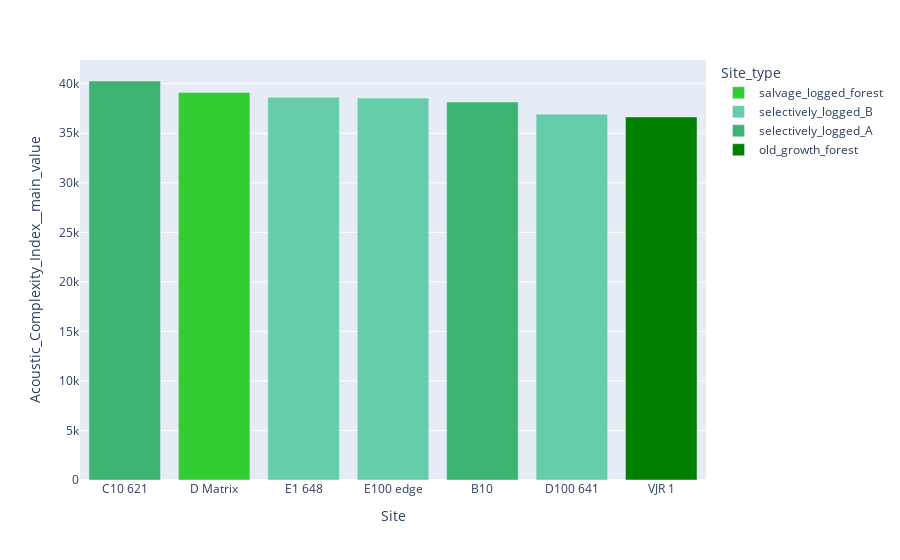

Source (notebook cell):
### Code cell
%store -r color_discrete_map

fig = px.bar(dfaxic6am, 
             x = 'Site', 
             y = 'Acoustic_Complexity_Index__main_value', 
             color = 'Site_type', 
             color_discrete_map = color_discrete_map,
            )
fig.update_layout(xaxis ={'categoryorder':'total descending'})

fig.show()

### Figure 1 — Plotly figure (JSON) as saved in the notebook; plotly's stock layout.template omitted (floating-point values rounded to 4 significant figures)
{"data": [{"alignmentgroup": "True", "hovertemplate": "Site_type=salvage_logged_forest<br>Site=%{x}<br>Acoustic_Complexity_Index__main_value=%{y}<extra></extra>", "legendgroup": "salvage_logged_forest", "marker": {"color": "LimeGreen"}, "name": "salvage_logged_forest", "offsetgroup": "salvage_logged_forest", "orientation": "v", "showlegend": true, "textposition": "auto", "type": "bar", "x": ["D Matrix"], "xaxis": "x", "y": [39130.0], "yaxis": "y"}, {"alignmentgroup": "True", "hovertemplate": "Site_type=selectively_logged_B<br>Site=%{x}<br>Acoustic_Complexity_Index__main_value=%{y}<extra></extra>", "legendgroup": "selectively_logged_B", "marker": {"color": "MediumAquaMarine"}, "name": "selectively_logged_B", "offsetgroup": "selectively_logged_B", "orientation": "v", "showlegend": true, "textposition": "auto", "type": "bar", "x": ["E1 648", "D100 641", "E100 edge"], "xaxis": "x", "y": [38630.0, 36930.0, 38550.0], "yaxis": "y"}, {"alignmentgroup": "True", "hovertemplate": "Site_type=selectively_logged_A<br>Site=%{x}<br>Acoustic_Complexity_Index__main_value=%{y}<extra></extra>", "legendgroup": "selectively_logged_A", "marker": {"color": "MediumSeaGreen"}, "name": "selectively_logged_A", "offsetgroup": "selectively_logged_A", "orientation": "v", "showlegend": true, "textposition": "auto", "type": "bar", "x": ["B10", "C10 621"], "xaxis": "x", "y": [38150.0, 40280.0], "yaxis": "y"}, {"alignmentgroup": "True", "hovertemplate": "Site_type=old_growth_forest<br>Site=%{x}<br>Acoustic_Complexity_Index__main_value=%{y}<extra></extra>", "legendgroup": "old_growth_forest", "marker": {"color": "green"}, "name": "old_growth_forest", "offsetgroup": "old_growth_forest", "orientation": "v", "showlegend": true, "textposition": "auto", "type": "bar", "x": ["VJR 1"], "xaxis": "x", "y": [36650.0], "yaxis": "y"}], "layout": {"autosize": true, "barmode": "relative", "legend": {"title": {"text": "Site_type"}, "tracegroupgap": 0}, "margin": {"t": 60}, "xaxis": {"anchor": "y", "autorange": true, "categoryorder": "total descending", "domain": [0, 1], "range": [-0.5, 6.5], "title": {"text": "Site"}, "type": "category"}, "yaxis": {"anchor": "x", "autorange": true, "domain": [0, 1], "range": [0, 42400.0], "title": {"text": "Acoustic_Complexity_Index__main_value"}, "type": "linear"}}}
